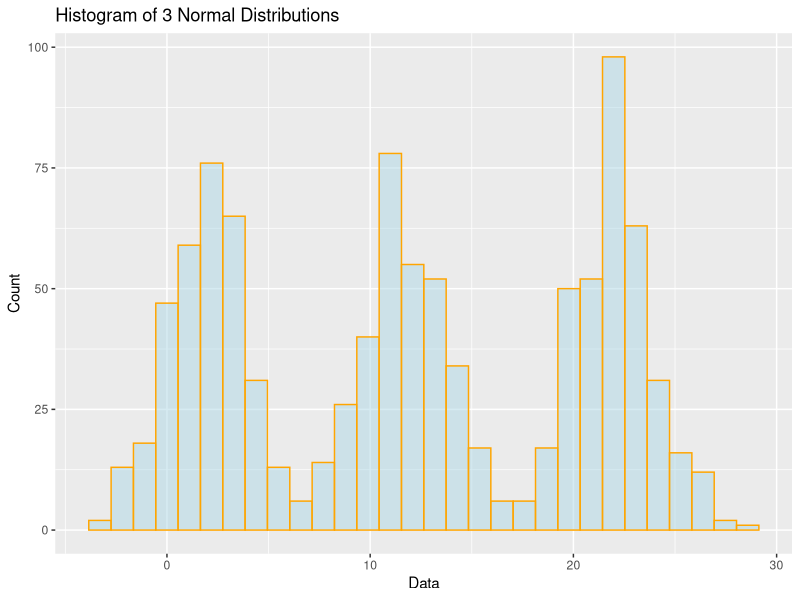
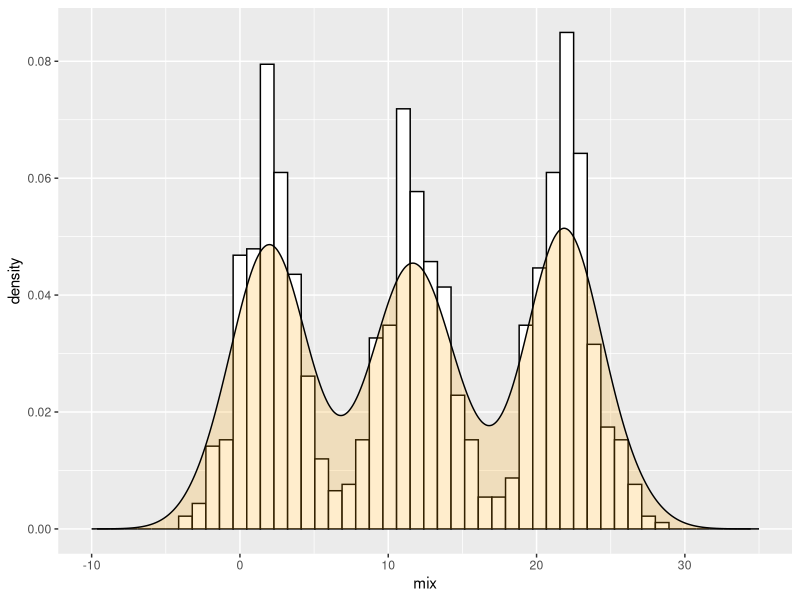
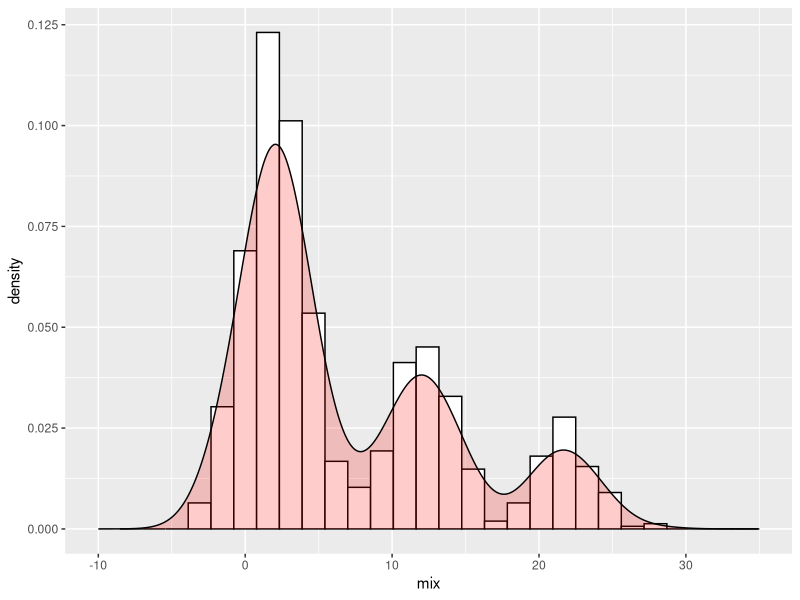
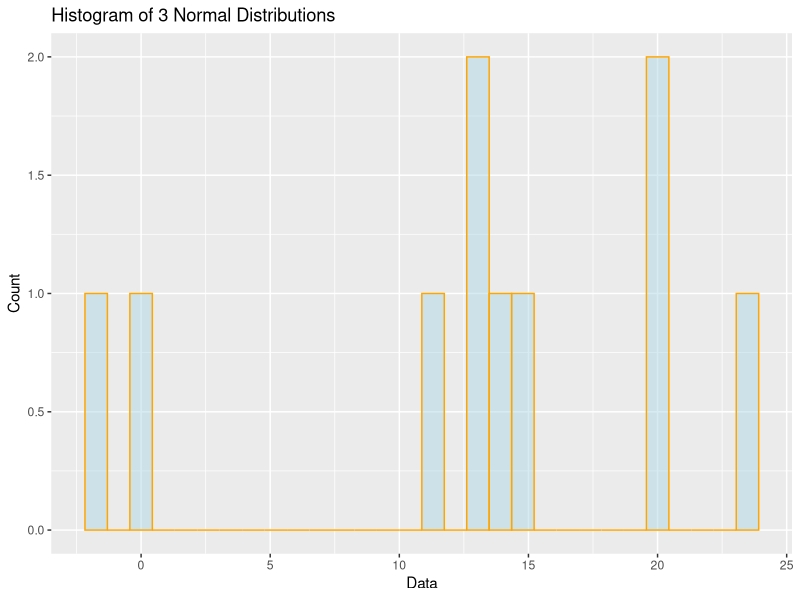
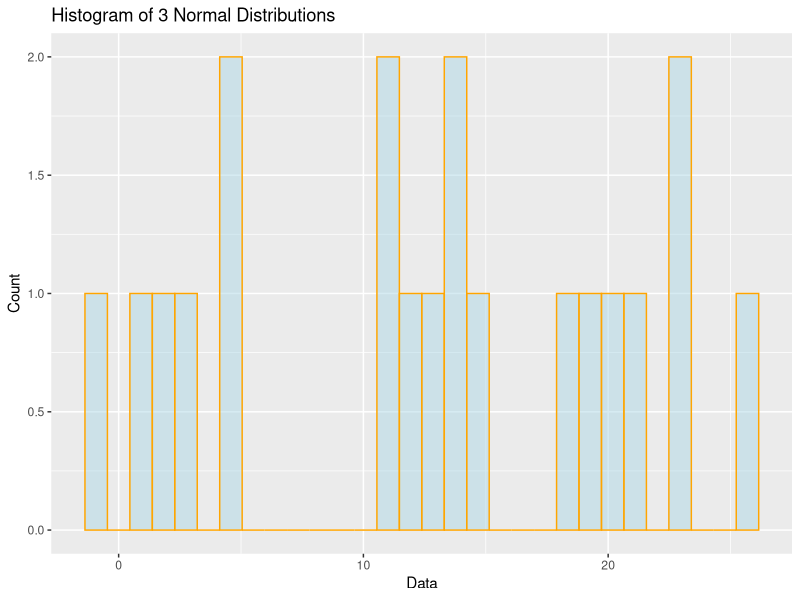
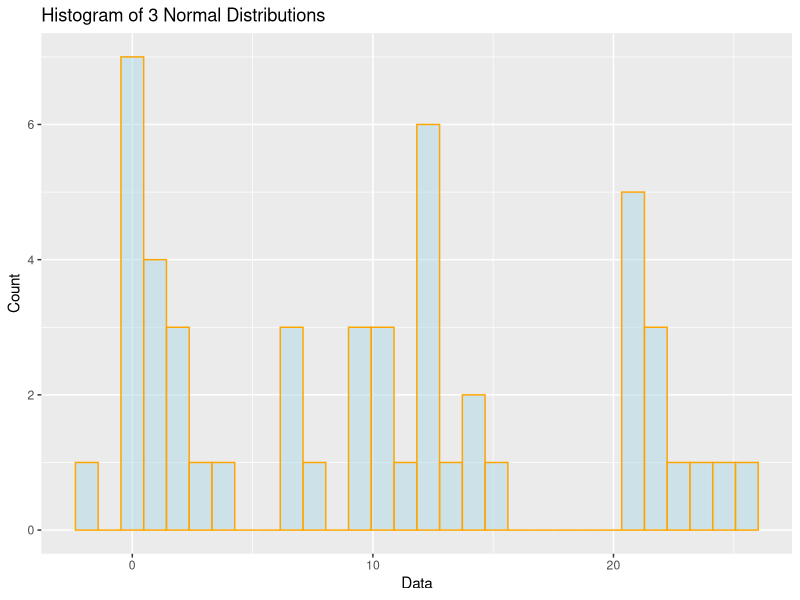
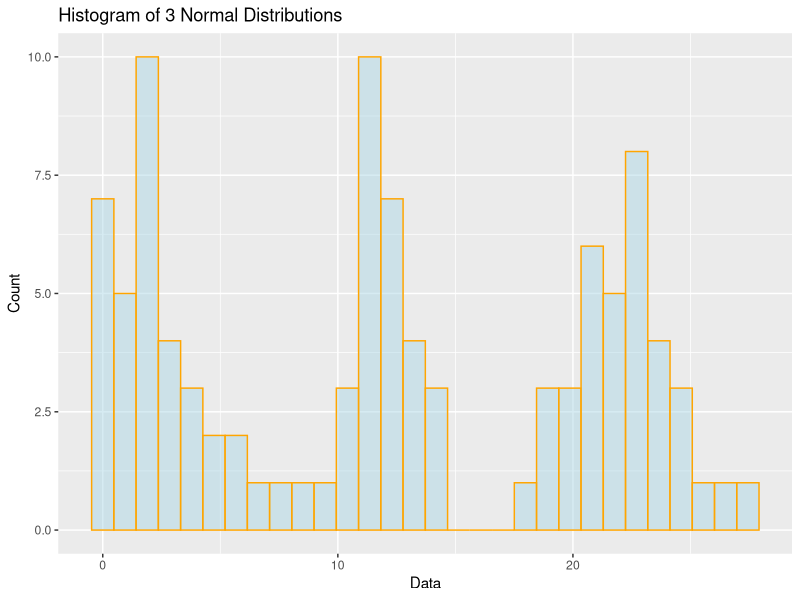
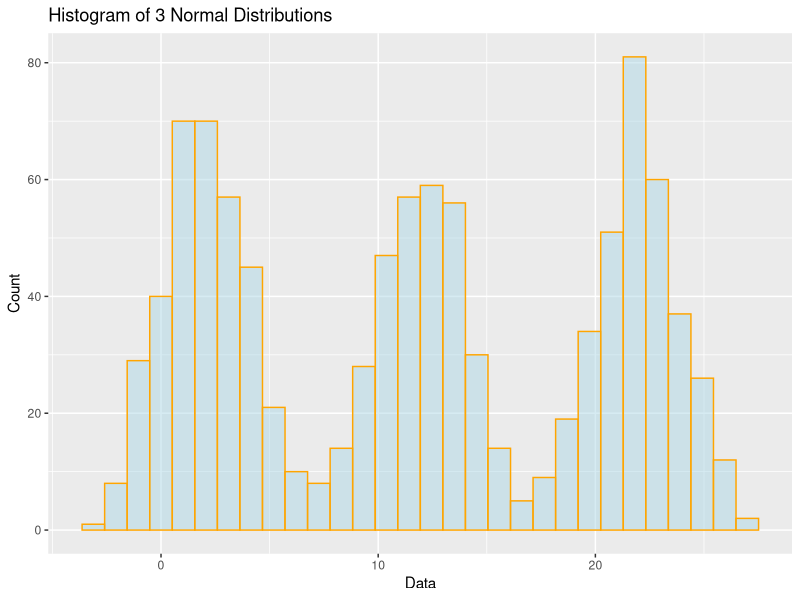

These figures' R source, in order:
## ---- chunk 1
knitr::opts_chunk$set(echo = TRUE)
library(ggplot2)
library(tidyverse)
library(gridExtra) #gives you grid.arrange()
library(knitr)     #making tables
## ---- chunk 2
#Define equations and parameters
set.seed(567)
n <- 1000

f_1 <- rnorm(n,2, 2)
f_2 <- rnorm(n,12, 2)
f_3 <- rnorm(n,22, 2)

m <- sample(c(0,1,2), size = n, replace = TRUE, prob = c((1/3), (1/3), (1/3)))

mix <- f_1
mix[m == 1] <- f_2[m == 1]
mix[m == 2] <- f_3[m == 2]

qplot(mix, geom = "histogram", main = "Histogram of 3 Normal Distributions", 
      xlab = "Data", ylab = "Count", fill = I("lightblue"), col = I("orange"), 
      alpha = I(.5)) 
  
## ---- chunk 3
mix = as.data.frame(mix)
ggplot(mix, aes(x = mix)) +
 geom_histogram(aes(y = ..density..), color = "black", fill = "white", bins = 50) + 
  geom_density(alpha = 0.2, fill = "orange") +
  xlim(c(-10,35)) 
  
## ---- chunk 4
m <- sample(c(0,1,2), size = n, replace = TRUE, prob = c((5/8), (2/8), (1/8)))

mix <- f_1
mix[m == 1] <- f_2[m == 1]
mix[m == 2] <- f_3[m == 2]

mix = as.data.frame(mix)
ggplot(mix, aes(x = mix)) +
 geom_histogram(aes(y = ..density..), color = "black", fill = "white") + 
  geom_density(alpha = 0.2, fill = "red") +
  xlim(c(-10,35))
## ---- chunk 5
n <- c(10, 20, 50, 100, 1000)

#Set a for loop to run all values of n
for(i in 1:length(n)){
  
  f_1 <- rnorm(n[i],2, 2)
  f_2 <- rnorm(n[i],12, 2)
  f_3 <- rnorm(n[i],22, 2)

  m <- sample(c(0,1,2), size = n[i], replace = TRUE, prob = c((1/3), (1/3), (1/3)))

  mix <- f_1
  mix[m == 1] <- f_2[m == 1]
  mix[m == 2] <- f_3[m == 2]

  plot <-qplot(mix, geom = "histogram", main = "Histogram of 3 Normal Distributions",
               xlab = "Data", ylab = "Count", fill = I("lightblue"), col = I("orange"),
               alpha = I(.5))
  
  print(plot)
}
## ---- chunk 6
n <- 10000

f_1 <- rbeta(n,2,30)
f_2 <- rbeta(n,10,30)
f_3 <- rbeta(n,30,30)
f_4 <- rbeta(n,30,10)
f_5 <- rbeta(n,30,2)

m <- sample(c(0,1,2,3,4), size = n, replace = TRUE, prob = c(0.2, 0.35, 0.25, 0.15, 0.15))

mix <- f_1
mix[m == 1] <- f_2[m == 1]
mix[m == 2] <- f_3[m == 2]
mix[m == 3] <- f_4[m == 3]
mix[m == 4] <- f_5[m == 4]

mix = as.data.frame(mix)
ggplot(mix, aes(x = mix)) +
 geom_histogram(aes(y = ..density..), color = "black", fill = "white") + 
  geom_density(alpha = 0.2, fill = "orange")  +
  xlim(c(-.15,1.15))
## ---- chunk 7
n <- c(10, 20, 50, 100, 1000)

#Set a for loop to run all values of n
for(i in 1:length(n)){

  f_1 <- rbeta(n[i],2,30)
  f_2 <- rbeta(n[i],10,30)
  f_3 <- rbeta(n[i],30,30)
  f_4 <- rbeta(n[i],30,10)
  f_5 <- rbeta(n[i],30,2)

  m <- sample(c(0,1,2,3,4), size = n[i], replace = TRUE, prob = c(rep((1/5), 5)))

  mix <- f_1
  mix[m == 1] <- f_2[m == 1]
  mix[m == 2] <- f_3[m == 2]
  mix[m == 3] <- f_4[m == 3]
  mix[m == 4] <- f_5[m == 4]

  plot <-qplot(mix, geom = "histogram", main = "Histogram of 3 Normal Distributions",
               xlab = "Data", ylab = "Count", fill = I("lightblue"), col = I("orange"),
               alpha = I(.5))
  
    print(plot)
}
